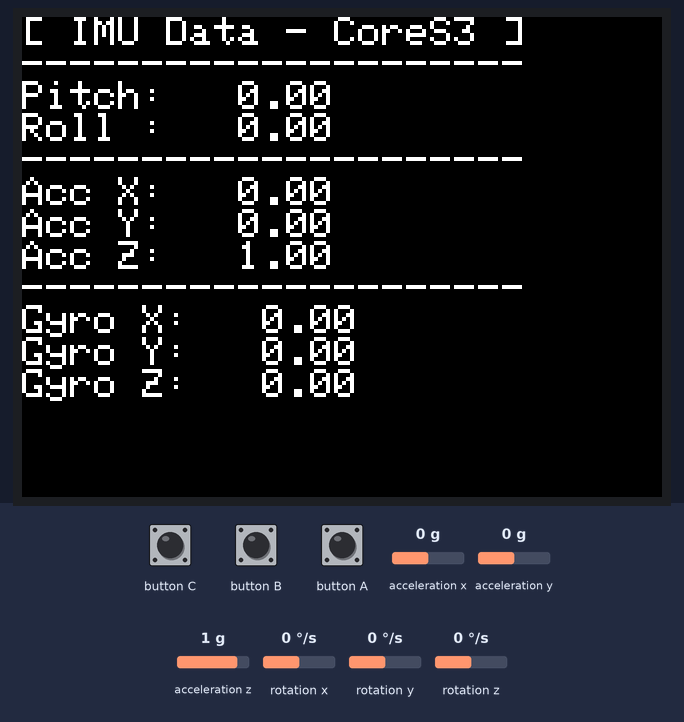
A sketch run on a simulated ESP32-S3. On the bench: 320×240 colour display. The test bench sets the inputs (shaded band); at power-on: acceleration x 0 g, acceleration y 0 g, acceleration z 1 g, rotation x 0 °/s, rotation y 0 °/s, rotation z 0 °/s. What the sketch prints to the serial monitor is not drawn.

Above: at 4.3 s.
4.4 s: acceleration x set to -1.4 g
At 5.8 s:
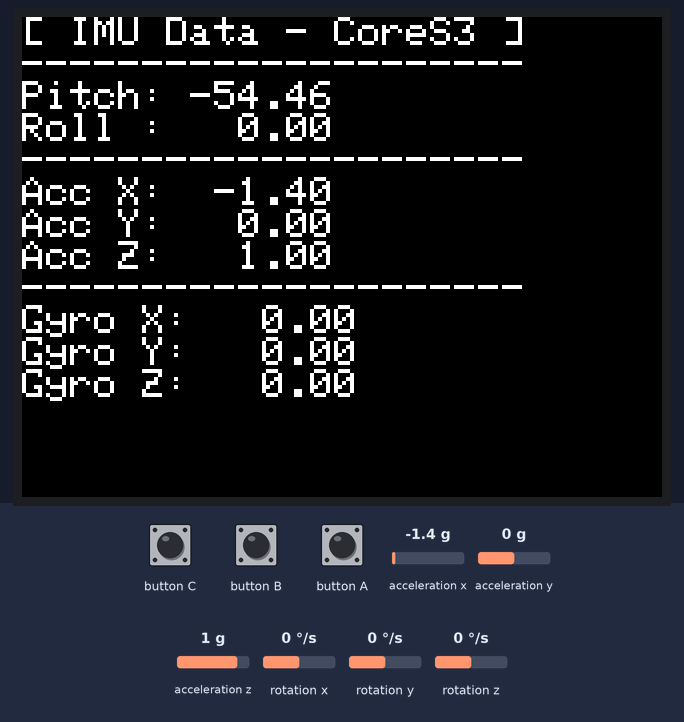
6.1 s: acceleration y set to -1.4 g
At 6.8 s:
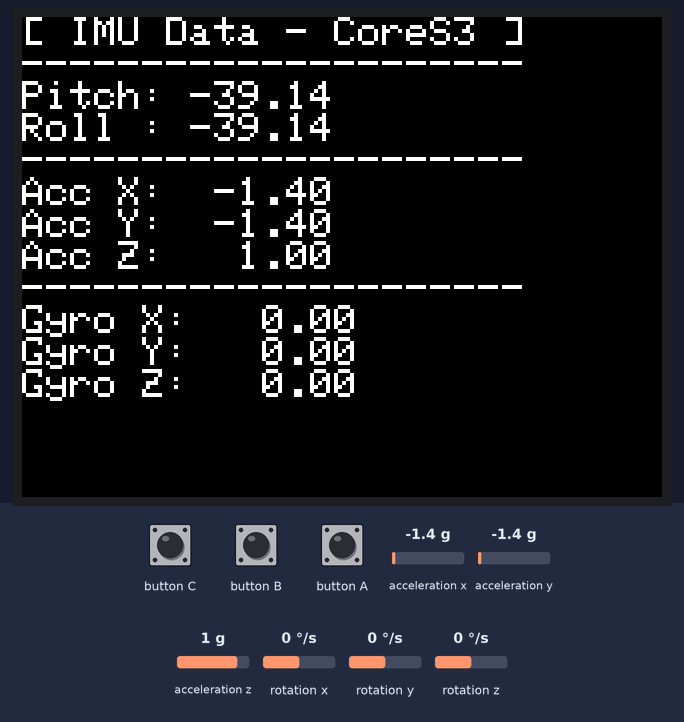
7.7 s: acceleration z set to -1.4 g
At 9.0 s:
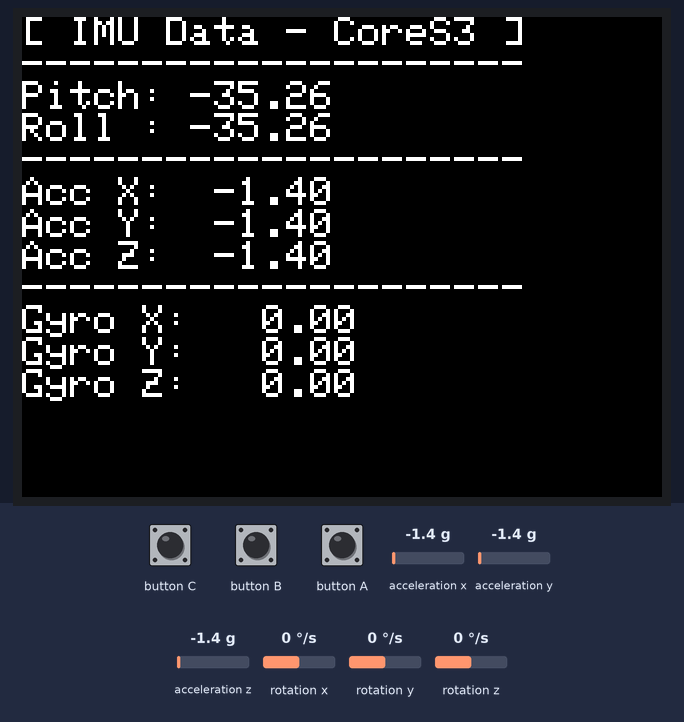
9.3 s: rotation x set to -192 °/s
At 10.1 s:
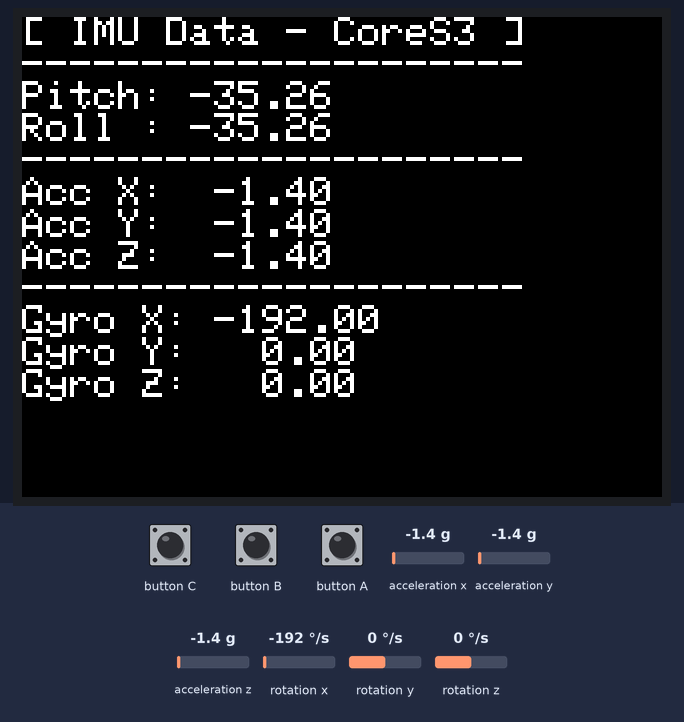
10.9 s: rotation y set to -192 °/s
At 11.4 s:
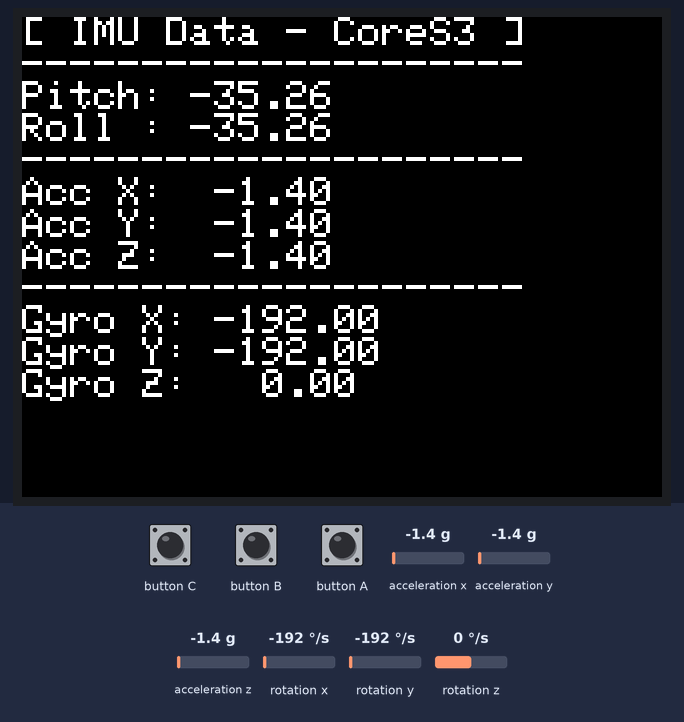
12.5 s: rotation z set to -192 °/s
At 13.0 s:
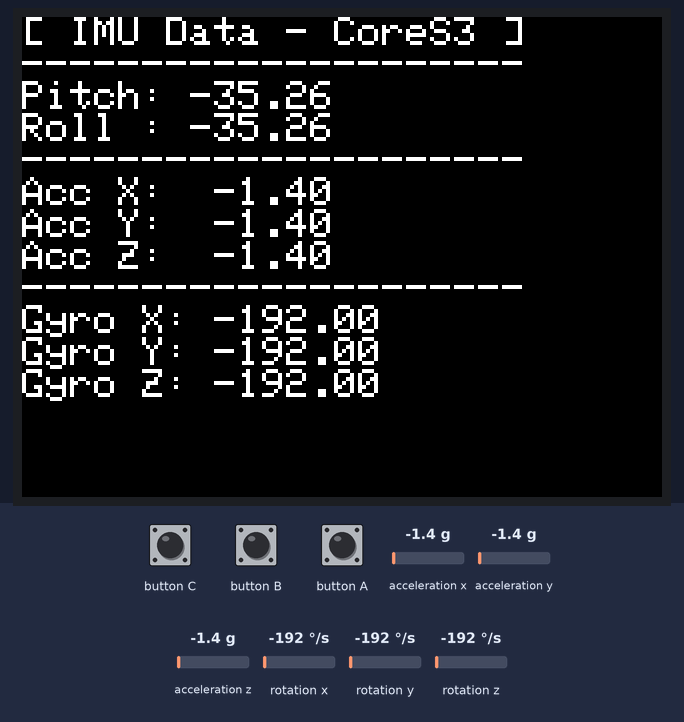
Timing chart, 0 to 15.1 s (numbered marks = the images above; inputs shaded):
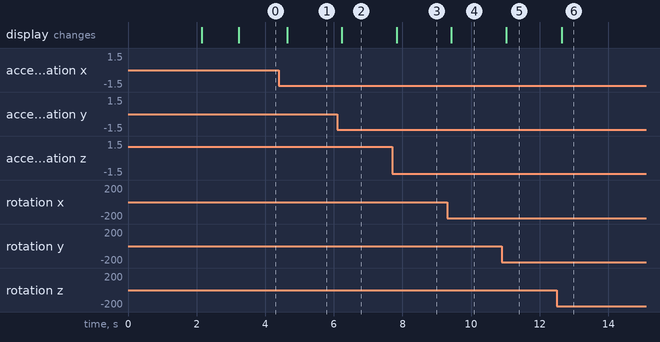

The sketch:

sketch_mar30a.ino
```cpp
/*#include <M5Unified.h>

#define LED_PIN 1   // GPIO (노랑선)
#define BTN_PIN 2   // GPIO (흰색선)

void setup() {
  Serial.begin(115200);

  pinMode(LED_PIN, OUTPUT);
  pinMode(BTN_PIN, INPUT_PULLUP); // 버튼
}

void loop() {
  int buttonState = digitalRead(BTN_PIN);

  if (buttonState == LOW) { // 버튼 눌림
    digitalWrite(LED_PIN, HIGH);  // LED ON
    Serial.println("Button Pressed → LED ON");
  } else {
    digitalWrite(LED_PIN, LOW);   // LED OFF
    Serial.println("Button Released → LED OFF");
  }

  delay(100);
}
*/
```

IMU_SENSOR.ino
```cpp
/*
#include <M5Unified.h> // M5Stack의 모든 기기를 하나로 통합(Unified)하여 다루겠다 (최신 호환성 높인 라이브러리)

void setup() {
    auto cfg = M5.config(); // 부팅될때 필요한 수십가지 기본값들 설정
    M5.begin(cfg);  // 하드웨어에 전기를 넣고 통신을 시작하는 명령어
    // 세밀한 초기상태를 설정하기위해선 config 후 필요로 하는 작업 추가하고 시작하기
    // 나는 전력 소모를 줄이기 위해 화면을 아예 안 켜고 센서만 쓸 거야!" 할 때
    //begin을 하기 전에 cfg.external_display = false; 같은 식으로 세밀하게 튜닝

    Serial.begin(115200);  // PC 출력용 (컴퓨터랑 통신을 한다)


    // LCD 설정
    M5.Lcd.setRotation(1); // 화면 방향 설정
    M5.Lcd.setTextSize(2); // 글자 크기
    M5.Lcd.setTextColor(WHITE, BLACK); // 글자색, 배경색

    // IMU 초기화 확인
    if (!M5.Imu.begin()) {
        M5.Lcd.println("IMU 초기화 실패!");
    }
}

void loop() {
    M5.update(); // 내부 상태 업데이트

    // 데이터 변수 선언
    float ax, ay, az; // 가속도 (Accelerometer)
    float gx, gy, gz; // 각속도 (Gyroscope)
    float pitch, roll, yaw; // 기울기 및 각도 (Pose)

    // IMU 데이터 읽기
    M5.Imu.getAccel(&ax, &ay, &az);
    M5.Imu.getGyro(&gx, &gy, &gz);
    M5.Imu.getAhrs(&pitch, &roll, &yaw); // 내부 필터를 거친 안정적인 각도

    // 화면 출력 (커서를 맨 위로 고정하여 계속 덮어씌움)
    M5.Lcd.setCursor(0, 0);
    M5.Lcd.println("[ IMU Data - CoreS3 ]");
    M5.Lcd.println("---------------------");

    // 1. 기울기 (Degree)
    M5.Lcd.printf("Pitch: %6.2f\n", pitch);
    M5.Lcd.printf("Roll:  %6.2f\n", roll);
    M5.Lcd.printf("Yaw:   %6.2f\n", yaw);
    M5.Lcd.println("---------------------");

    // 2. 가속도/속도 변화 (g)
    M5.Lcd.printf("Acc X: %6.2f\n", ax);
    M5.Lcd.printf("Acc Y: %6.2f\n", ay);
    M5.Lcd.printf("Acc Z: %6.2f\n", az);
    M5.Lcd.println("---------------------");

    // 3. 회전 속도 (deg/s)
    M5.Lcd.printf("Gyro X: %6.2f\n", gx);
    M5.Lcd.printf("Gyro Y: %6.2f\n", gy);
    M5.Lcd.printf("Gyro Z: %6.2f\n", gz);

    delay(100); // 0.1초마다 갱신
}
*/

#include <M5Unified.h>
#include <math.h>
void setup() {
    auto cfg = M5.config();
    M5.begin(cfg);

    Serial.begin(115200);

    // 🔥 핵심 (이거 없으면 안 잡히는 경우 많음)
    while (!Serial) delay(10);

    delay(2000);

    Serial.println("START");

    // LCD 설정
    M5.Lcd.setRotation(1);  // 화면방향
    M5.Lcd.setTextSize(2);
    M5.Lcd.setTextColor(WHITE, BLACK);
    M5.Lcd.setCursor(0, 0); // 출력 시작 위치

    // IMU 초기화
    if (!M5.Imu.begin()) {    //IMU 센서를 실제로 시작해봤는데 실패했냐?
        M5.Lcd.println("IMU Init Failed!");
        Serial.println("IMU Init Failed!");
        while (1) delay(1000);
    }

    M5.Lcd.println("IMU Ready!");
    Serial.println("IMU Ready!");   // usb랑 연결끊으면 실행안됨
    delay(1000);
}
/*
void setup() {
    auto cfg = M5.config();
    M5.begin(cfg);

    Serial.begin(115200);  // PC 출력용 (컴퓨터랑 통신을 한다)

    // LCD 설정
    M5.Lcd.setRotation(1);  // 화면방향
    M5.Lcd.setTextSize(2);
    M5.Lcd.setTextColor(WHITE, BLACK);
    M5.Lcd.setCursor(0, 0); // 출력 시작 위치

    // IMU 초기화
    if (!M5.Imu.begin()) {    //IMU 센서를 실제로 시작해봤는데 실패했냐?
        M5.Lcd.println("IMU Init Failed!");
        Serial.println("IMU Init Failed!");
        while (1) delay(1000);
    }

    M5.Lcd.println("IMU Ready!");
    Serial.println("IMU Ready!");   // usb랑 연결끊으면 실행안됨
    delay(1000);
}*/

void loop() {
    M5.update();    // 기기상태를 업데이트하는것

    float ax, ay, az;
    float gx, gy, gz;

    // 센서 데이터 읽기
    M5.Imu.getAccel(&ax, &ay, &az); // getAccel - 가속도센서 (좌우,앞뒤,위아래)
    //얼마나 움직였는지 기울여졌는지,중력방향 정보를 제공
    M5.Imu.getGyro(&gx, &gy, &gz); // getGyro- 자이로 센서 (x축회전속도,y축회전속도,z축회전속도)
    //(회전속도를 의미)

    // 🔥 기울기 계산 (getAhrs 대신)
    float pitch = atan2(ax, sqrt(ay * ay + az * az)) * 180.0 / PI;
    float roll  = atan2(ay, sqrt(ax * ax + az * az)) * 180.0 / PI;

    // 화면 출력 (덮어쓰기 방식)
    M5.Lcd.setCursor(0, 0);

    M5.Lcd.println("[ IMU Data - CoreS3 ]");
    M5.Lcd.println("---------------------");

    // 기울기
    M5.Lcd.printf("Pitch: %6.2f\n", pitch);
    M5.Lcd.printf("Roll : %6.2f\n", roll);

    M5.Lcd.println("---------------------");

    // 가속도
    M5.Lcd.printf("Acc X: %6.2f\n", ax);
    M5.Lcd.printf("Acc Y: %6.2f\n", ay);
    M5.Lcd.printf("Acc Z: %6.2f\n", az);

    M5.Lcd.println("---------------------");

    // 회전 속도
    M5.Lcd.printf("Gyro X: %6.2f\n", gx);
    M5.Lcd.printf("Gyro Y: %6.2f\n", gy);
    M5.Lcd.printf("Gyro Z: %6.2f\n", gz);

    // 🔥 PC(시리얼 모니터) 출력
    Serial.printf("Pitch: %.2f, Roll: %.2f | ", pitch, roll);
    Serial.printf("Acc: %.2f %.2f %.2f | ", ax, ay, az);
    Serial.printf("Gyro: %.2f %.2f %.2f\n", gx, gy, gz);

    delay(100);
}
```

led.ino
```cpp
/*#include <M5Unified.h>

#define LED_PIN 1   // GPIO (노랑선)
#define BTN_PIN 2   // GPIO (흰색선)

void setup() {
  M5.begin();
  M5.Lcd.fillScreen(TFT_BLACK);
  M5.Lcd.setTextColor(TFT_WHITE);
  M5.Lcd.setTextSize(2);

  // 화면에 버튼 영역 표시
  M5.Lcd.fillRect(50, 100, 100, 50, TFT_BLUE);   // 파란 버튼
  M5.Lcd.fillRect(200, 100, 100, 50, TFT_RED);   // 빨간 버튼
  M5.Lcd.drawString("Blue", 70, 120);
  M5.Lcd.drawString("Red", 220, 120);
}

void loop() {
  M5.update();  // 터치 상태 갱신

  if (M5.Touch.ispressed()) {
    auto point = M5.Touch.getPressPoint();  // 좌표 읽기
    int x = point.x;
    int y = point.y;

    // 파란 버튼 영역 확인
    if (x > 50 && x < 150 && y > 100 && y < 150) {
      M5.Lcd.fillScreen(TFT_BLUE);
      M5.Lcd.setTextColor(TFT_WHITE);
      M5.Lcd.drawString("Blue Button Pressed!", 60, 200);
    }

    // 빨간 버튼 영역 확인
    if (x > 200 && x < 300 && y > 100 && y < 150) {
      M5.Lcd.fillScreen(TFT_RED);
      M5.Lcd.setTextColor(TFT_WHITE);
      M5.Lcd.drawString("Red Button Pressed!", 80, 200);
    }
  }
}*/
```

Measured:
- after the input at 4.4 s, the display: changes after 0.24 s (image 1)
- after the input at 6.1 s, the display: changes after 0.14 s (image 2)
- after the input at 7.7 s, the display: changes after 0.13 s (image 3)
- after the input at 9.3 s, the display: changes after 0.13 s (image 4)
- after the input at 10.9 s, the display: changes after 0.13 s (image 5)
- after the input at 12.5 s, the display: changes after 0.14 s (image 6)
